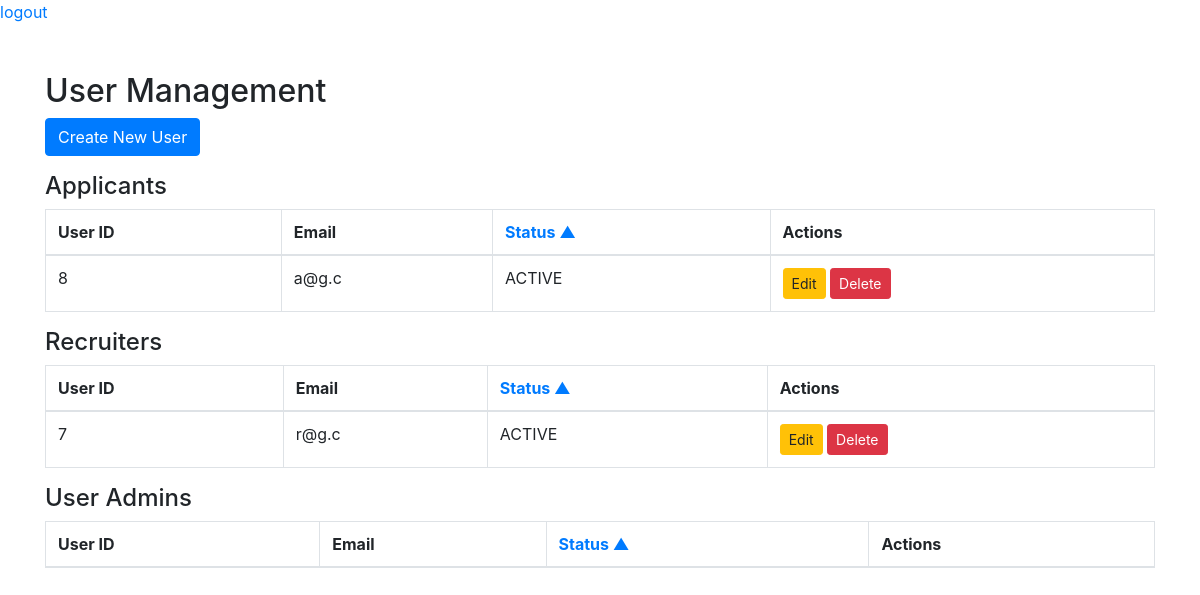
Page /user_admin/dashboard.php (signed in) on the committed database.
### tables this page shows
CREATE TABLE `users` (
  `user_id` int(11) NOT NULL,
  `email` varchar(100) NOT NULL,
  `password` varchar(255) NOT NULL,
  `role` enum('APPLICANT','RECRUITER','USER_ADMIN') NOT NULL,
  `last_login` datetime DEFAULT NULL,
  `registration_date` datetime NOT NULL DEFAULT current_timestamp(),
  `status` enum('ACTIVE','INACTIVE','BANNED') DEFAULT 'ACTIVE'
);

### user_admin/dashboard.php (the view, shortened to what this page needs)
<?php
include 'header.php';
$current_user_id = $_SESSION['user_id'];
$applicant_sort = isset($_GET['applicant_sort']) && $_GET['applicant_sort'] === 'DESC' ? 'DESC' : 'ASC';
$recruiter_sort = isset($_GET['recruiter_sort']) && $_GET['recruiter_sort'] === 'DESC' ? 'DESC' : 'ASC';
$admin_sort = isset($_GET['admin_sort']) && $_GET['admin_sort'] === 'DESC' ? 'DESC' : 'ASC';
function fetchUsersByRole($conn, $role, $status_sort, $current_user_id)
{
    $query = "SELECT * FROM users WHERE role = ? AND user_id != ? ORDER BY status $status_sort, email ASC";
    $stmt = $conn->prepare($query);
    $stmt->bind_param("si", $role, $current_user_id);
    $stmt->execute();
    $result = $stmt->get_result();
    return $result->fetch_all(MYSQLI_ASSOC);
}
$applicants = fetchUsersByRole($conn, 'APPLICANT', $applicant_sort, $current_user_id);
$recruiters = fetchUsersByRole($conn, 'RECRUITER', $recruiter_sort, $current_user_id);
?>
<!DOCTYPE html>
<html lang="en">
<head>
    <link rel="stylesheet" href="https://maxcdn.bootstrapcdn.com/bootstrap/4.5.2/css/bootstrap.min.css">
</head>
<body>
    <div class="container mt-5">
        <h2>User Management</h2>
        <a href="create_user.php" class="btn btn-primary mb-3">Create New User</a>
        <h4>Applicants</h4>
        <table class="table table-bordered">
            <thead>
                <tr>
                    <th>User ID</th>
                    <th>Email</th>
                    <th>
                        <a href="?applicant_sort=<?php echo $applicant_sort === 'ASC' ? 'DESC' : 'ASC'; ?>" class="text-decoration-none">
                            Status <?php echo $applicant_sort === 'ASC' ? '▲' : '▼'; ?>
                        </a>
                    </th>
                    <th>Actions</th>
                </tr>
            </thead>
            <tbody>
                <?php foreach ($applicants as $applicant): ?>
                    <tr>
                        <td><?php echo htmlspecialchars($applicant['user_id']); ?></td>
                        <td><?php echo htmlspecialchars($applicant['email']); ?></td>
                        <td><?php echo htmlspecialchars($applicant['status']); ?></td>
                        <td>
                            <a href="edit_user.php?user_id=<?php echo $applicant['user_id']; ?>" class="btn btn-warning btn-sm">Edit</a>
                            <a href="?delete_user=<?php echo $applicant['user_id']; ?>" class="btn btn-danger btn-sm" onclick="return confirm('Are you sure you want to delete this user?');">Delete</a>
                        </td>
                    </tr>
                <?php endforeach; ?>
            </tbody>
        </table>
        <h4>Recruiters</h4>
        <table class="table table-bordered">
            <thead>
                <tr>
                    <th>User ID</th>
                    <th>Email</th>
                    <th>
                        <a href="?recruiter_sort=<?php echo $recruiter_sort === 'ASC' ? 'DESC' : 'ASC'; ?>" class="text-decoration-none">
                            Status <?php echo $recruiter_sort === 'ASC' ? '▲' : '▼'; ?>
                        </a>
                    </th>
                    <th>Actions</th>
                </tr>
            </thead>
            <tbody>
                <?php foreach ($recruiters as $recruiter): ?>
                    <tr>
                        <td><?php echo htmlspecialchars($recruiter['user_id']); ?></td>
                        <td><?php echo htmlspecialchars($recruiter['email']); ?></td>
                        <td><?php echo htmlspecialchars($recruiter['status']); ?></td>
                        <td>
                            <a href="edit_user.php?user_id=<?php echo $recruiter['user_id']; ?>" class="btn btn-warning btn-sm">Edit</a>
                            <a href="?delete_user=<?php echo $recruiter['user_id']; ?>" class="btn btn-danger btn-sm" onclick="return confirm('Are you sure you want to delete this user?');">Delete</a>
                        </td>
                    </tr>
                <?php endforeach; ?>
            </tbody>
        </table>
        <h4>User Admins</h4>
        <table class="table table-bordered">
            <thead>
                <tr>
                    <th>User ID</th>
                    <th>Email</th>
                    <th>
                        <a href="?admin_sort=<?php echo $admin_sort === 'ASC' ? 'DESC' : 'ASC'; ?>" class="text-decoration-none">
                            Status <?php echo $admin_sort === 'ASC' ? '▲' : '▼'; ?>
                        </a>
                    </th>
                    <th>Actions</th>
                </tr>
            </thead>
        </table>
    </div>
</body>
</html>

### rows in the picture
users: user_id "8", email "a@g.c", status "ACTIVE"
users: user_id "7", email "r@g.c", status "ACTIVE"
